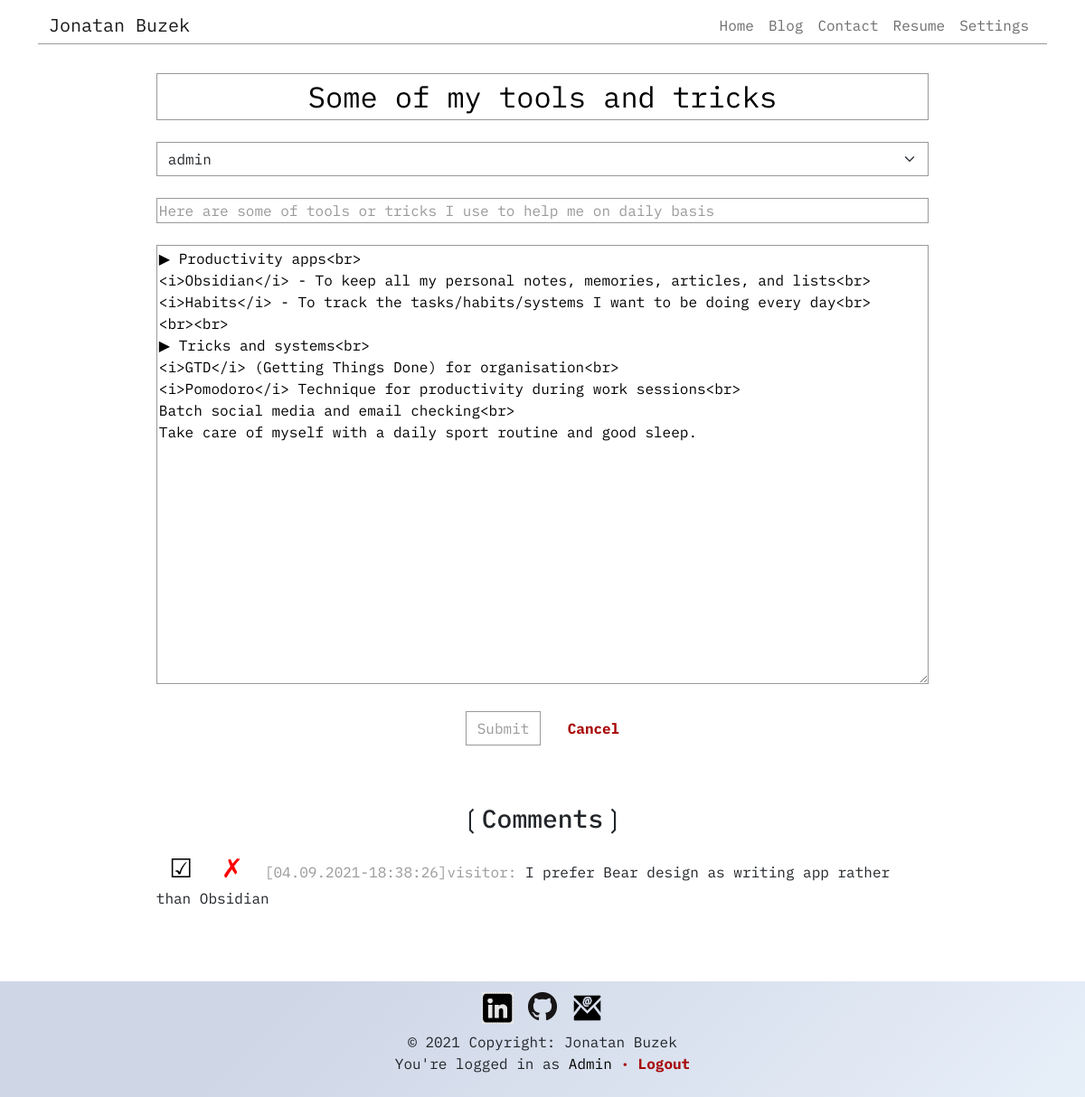
Screenshot of /index.php?action=post-edit-5 (signed in) with the database file from the repository.
### tables this page shows
CREATE TABLE `posts` (
  `id` int(11) NOT NULL,
  `created_date` datetime NOT NULL,
  `updated_date` datetime DEFAULT NULL,
  `fk_author` int(11) NOT NULL,
  `title` varchar(255) NOT NULL,
  `header` text NOT NULL,
  `content` text NOT NULL
);

CREATE TABLE `comments` (
  `id` int(11) NOT NULL,
  `created_date` datetime NOT NULL,
  `fk_author` int(11) NOT NULL,
  `fk_post` int(11) NOT NULL,
  `verified` tinyint(4) NOT NULL DEFAULT 0,
  `content` text NOT NULL
);

CREATE TABLE `users` (
  `id` int(11) NOT NULL,
  `username` varchar(255) NOT NULL,
  `password` varchar(255) NOT NULL,
  `email` varchar(255) NOT NULL,
  `user_type` varchar(20) NOT NULL DEFAULT 'visitor'
);

### public/index.php (called while the page is built, shortened)
<?php
require ROOT.'/Core/Security/Session.php';
$session = new Core\Security\Session();
if (filter_input(INPUT_GET, 'action')) {
    $action = explode('-', filter_input(INPUT_GET, 'action'));
} else {
    $action = 'homepage';
}
$app = new \App\App($action, $session);
$app->run();

### Core/Autoloader.php (called while the page is built, shortened)
<?php
class Autoloader {
    public function register() {
        spl_autoload_register(function ($class) {
            $class = str_replace('\\', '/', $class);
        });
    }
}

### App/Model/PostManager.php (called while the page is built, shortened)
<?php
class PostManager
{
    protected $pdo;
    public function __construct($pdo) {
        $this->pdo = $pdo;
    }
    public function fetch($postId) {
        $sql = 'SELECT id postId, DATE_FORMAT(updated_date, "%d.%m.%Y") updatedDate, fk_author fkAuthor, title, header, content FROM posts WHERE id = :id';
        $query = $this->pdo->prepare($sql);
        $query->bindValue('id', $postId, \PDO::PARAM_INT);
        $query->execute();
        $result = $query->fetchObject('App\Entity\Post');
        if ($result) {
            return $result;
        } else {
            return -1;
        }
    }
}

### App/Entity/Post.php (called while the page is built, shortened)
<?php
class Post
{
    protected $postId;
    protected $fkAuthor;
    protected $title;
    protected $header;
    protected $content;
    public function getId(): int
    {
        return $this->postId;
    }
    public function getFkAuthor()
    {
        return $this->fkAuthor;
    }
    public function getTitle(): string
    {
        return $this->title;
    }
    public function getHeader(): string
    {
        return $this->header;
    }
    public function getContent(): string
    {
        return $this->content;
    }
}

### App/Model/UserManager.php (called while the page is built, shortened)
<?php
class UserManager {
    protected $pdo;
    public function __construct($pdo) {
            $this->pdo = $pdo;
    }
    public function fetch(User $user) {
        $sql = 'SELECT id userId, username, password, email, user_type FROM users WHERE id = :id OR username = :username';
        $query = $this->pdo->prepare($sql);
        $query->bindValue(':id', $user->getId(), \PDO::PARAM_INT);
        $query->bindValue(':username', $user->getUsername());
        $query->execute();
        $result = $query->fetchObject('App\Entity\User');
        if ($result) {
            return $result;
        } else {
            return -1;
        }
    }
    public function authorList() {
        $sql = 'SELECT id, username FROM users WHERE user_type = "admin" ORDER BY username';
        $query = $this->pdo->prepare($sql);
        $query->execute();
        $authors_list = $query->fetchAll();
        $authors = array();
        foreach ($authors_list as $author) {
            $authors[$author['id']] = $author['username'];
        }
        return $authors;
    }
}

### App/Entity/User.php (called while the page is built, shortened)
<?php
class User
{
    protected $userId;
    protected $username;
    public function getId()
    {
        return $this->userId;
    }
    public function setId(int $userId)
    {
        $this->userId = $userId;
    }
    public function getUsername()
    {
        return $this->username;
    }
}

### App/Model/CommentManager.php (called while the page is built, shortened)
<?php
class CommentManager
{
    protected $pdo;
    public function __construct($pdo) {
        $this->pdo = $pdo;
    }
    public function fetchAllFromPost($post) {
        $sql = 'SELECT id commentId, DATE_FORMAT(created_date, "%d.%m.%Y-%H:%i:%s") createdDate, fk_author fkAuthor, verified, content';
        $sql.= ' FROM comments WHERE fk_post = :post ORDER BY created_date';
        $query = $this->pdo->prepare($sql);
        $query->bindValue('post', $post, \PDO::PARAM_INT);
        $query->execute();
        $result = $query->fetchAll(\PDO::FETCH_CLASS, 'App\Entity\Comment');
        return $result;
    }
}

### App/Entity/Comment.php (called while the page is built, shortened)
<?php
class Comment
{
    protected $commentId;
    protected $createdDate;
    protected $fkAuthor;
    protected $author;
    protected $verified;
    protected $content;
    public function getId(): int
    {
        return $this->commentId;
    }
    public function getCreatedDate(): string
    {
        return $this->createdDate;
    }
    public function getFkAuthor(): int
    {
        return $this->fkAuthor;
    }
    public function getAuthor()
    {
        return $this->author;
    }
    public function setAuthor(object $author)
    {
        if ($author instanceof User) {
            $this->author = $author;
        }
    }
    public function getVerified(): int
    {
        return $this->verified;
    }
    public function getContent(): string
    {
        return $this->content;
    }
}

### Core/Security/Session.php (called while the page is built, shortened)
<?php
class Session
{
    private $session;
    public function __construct() {
        $this->session = (isset($_SESSION)) ? $_SESSION : null;
    }
    public function getSession($key) {
        return (isset($this->session[$key])?$this->session[$key]:null);
    }
}

### App/View/blog/edit.php (the view, shortened to what this page needs)
<form action="index.php?action=post-confirmEdit-<?= $post_data['post']->getId(); ?>" method="post">
    <div class="container">
        <p class="post_line_header mt-4 mb-4">
            <input class="post_input" type="text" id="post_input_title" name="title_input" value="<?= htmlspecialchars($post_data['post']->getTitle()); ?>" required="required">
        </p>
    </div>
    <div class="container">
        <p class="post_line_header">
            <select class="form-select" name="author_input" id="" required="required">
                <?php foreach ($authors as $authorId => $username) {
                    if ($authorId == $post_data['post']->getFkAuthor()) { ?>
                        <option value="<?= $authorId; ?>" selected="selected"><?= htmlspecialchars($username); ?></option>
                    <?php } else { ?>
                        <option value="<?= $authorId; ?>"><?= htmlspecialchars($username); ?></option>
                    <?php }
                    } ?>
            </select>
        </p>
        <p class="post_line_header mt-4">
            <input class="post_input" type="text" id="post_input_header" name="header_input" value="<?= htmlspecialchars($post_data['post']->getHeader()); ?>" required="required">
        </p>
        <p class="post_line_content mt-4">
            <textarea class="post_input" name="content_input"
                      rows="20" required="required"><?= $post_data['post']->getContent(); ?></textarea>
        </p>
        <div class="form_submit_div mt-4" id="post_form_submit_div">
            <div class="form_submit_sub_div">
                <button type="submit" class="submit_form_btn btn btn-primary">Submit</button>
            </div>
            <div class="form_submit_sub_div">
                <a class="cancel_link" href="index.php?action=post-index">Cancel</a>
            </div>
        </div>
    </div>
</form>
<div class="container comments_div">
    <h3 class="mt-3 mb-3">&#10098;Comments&#10099;</h3>
        <?php foreach ($post_data['comments'] as $comment) { ?>
            <p class="comments_line">
                <a href="index.php?action=comment-<?= ($comment->getVerified() === 1?'invalidate':'validate') . '-' . $comment->getId(); ?>" class="post_link_a post_link_edit">
                    <?= ($comment->getVerified() === 1?'&#9745;':'&#9744;'); ?>
                </a>
                <a href="#" onclick="alertMsg(<?= $comment->getId(); ?>, 'comment')" class="post_link_a post_link_delete" style="margin-right: 0.5em;">&#10007;</a>
                <span class="comment_infos"><?= '[' . $comment->getCreatedDate() . ']' . htmlspecialchars($comment->getAuthor()->getUsername()); ?>:</span>
                <?= htmlspecialchars($comment->getContent()); ?>
            </p>
    <?php } ?>
</div>
<?php
$page_body = ob_get_clean();
require ROOT . '/App/View/template.php';
?>

### App/View/template.php (shortened to what this page needs)
<!DOCTYPE html>
<html lang="en">
<head>
    <link href="https://cdn.jsdelivr.net/npm/bootstrap@5.0.0/dist/css/bootstrap.min.css" rel="stylesheet">
    <link href="css/style.css" rel="stylesheet" />
    <link rel="stylesheet" media="screen and (max-width: 768px)" href="css/style_768px.css" />
</head>
<body>
    <div class="container-sm" id="page_bloc">
        <nav class="navbar navbar-light navbar-expand-md bg-faded justify-content-center">
            <div class="container" id="navbar_container">
                <a href="index.php" class="navbar-brand d-flex w-50 me-auto">Jonatan Buzek</a>
                <div class="navbar-collapse collapse w-100" id="collapsingNavbar3">
                    <ul class="navbar-nav w-100 justify-content-end">
                        <li class="nav-item" id="navitem_home">
                            <a class="nav-link" href="index.php">Home</a>
                        </li>
                        <li class="nav-item">
                            <a class="nav-link" href="index.php?action=post-index">Blog</a>
                        </li>
                        <li class="nav-item">
                            <a class="nav-link" href="index.php?action=contact-form">Contact</a>
                        </li>
                        <li class="nav-item">
                            <a target="_blank" rel="noopener noreferrer" class="nav-link" href="media/CV_Jonatan_Buzek.pdf">Resume</a>
                        </li>
                        <?php if (isset($session) && $session->getSession('username') !== NULL) { ?>
                            <li class="nav-item">
                                <a class="nav-link" href="index.php?action=user-edit">Settings</a>
                            </li>
                        <?php } ?>
                    </ul>
                </div>
            </div>
        </nav>
        <div class="container">
            <?= $page_body; ?>
        </div>
        <div id="separator" style="font-size: 6em !important;">&nbsp;</div>
    </div>
    <footer class="text-center text-lg-start">
        <div class="text-center" id="footer_bloc">
            <div id="social_links_bloc">
                <div class="icon_img">
                    <a target="_blank" rel="noopener noreferrer" href="https://www.linkedin.com/in/jonatanbuzek/" title="linkedin">
                        <img src="media/icon/in.png">
                    </a>
                </div>
                <div class="icon_img">
                    <a target="_blank" rel="noopener noreferrer" href="https://github.com/jonatanocr" title="gitHub">
                        <img src="media/icon/GitHub-Mark-32px.png">
                    </a>
                </div>
                <div class="icon_img">
                    <a target="_blank" rel="noopener noreferrer" href="mailto:buzek.jonatan@gmail.com" title="buzek.jonatan@gmail.com">
                        <img src="media/icon/email.png">
                    </a>
                </div>
            </div>
            <div id="footer_txt">
            © 2021 Copyright: Jonatan Buzek
            <?php if (isset($session) && $session->getSession('username') !== NULL) { ?>
                <br>You're logged in as <span style="color: black">
                    <?= htmlspecialchars(ucfirst($session->getSession('username'))); ?>
                </span>
                <a href="index.php?action=user-logout" id="logout_link"> · Logout</a>
            <?php } else { ?>
                    <br>
                <a class="login_link" href="index.php?action=user-login">Login</a>
                <a class="login_link" href="index.php?action=user-register">Register</a>
            <?php }
            ?>
            </div>
        </div>
    </footer>
</body>
</html>

### public/css/style.css (style rules this page uses)
html { height: 100%; }
body { min-height: 100%; font-family: 'IBM Plex Mono', monospace; }
#page_bloc { margin-bottom: 4em; }
.nav-link, .login_link, #register_page_link { color: #6d6d6d !important; }
#logout_link, #delete_user_link, .cancel_link { color: #a80707; text-decoration: none; font-weight: bold; }
#navbar_container { border-bottom: 1px solid #999; }
footer { position: fixed; height: 8em; bottom: 0; left: 0; right: 0; margin-bottom: 0; }
#footer_bloc { padding: 2.5em 0 3.5em 0; height: 100%; display: flex; flex-direction: column; justify-content: center; align-items: center; background-color: #e7eff9; background-image: linear-gradient(315deg, #e7eff9 0%, #cfd6e6 74%); }
#social_links_bloc { display: flex; }
.icon_img { margin: 0.5em 0.5em 0.5em 0.5em !important; }
.post_link_a { text-decoration: none; font-size: 1.8em; }
.post_link_edit { color: black; margin-left: 0.5em; }
.post_link_delete { color: red; margin-left: 0.5em; }
h1, h3, .comments_separator { text-align: center; }
.post_line_header, .post_line_content { margin-left: 10%; margin-right: 10%; }
.post_line_header { margin-bottom: 0; color: #999; }
.comments_div { margin-top: 4em; padding-bottom: 3em; }
.comments_line { margin-left: 10%; margin-right: 10%; }
.comment_infos, .comments_symbol { color: #999; }
.post_input { width: 100%; }
#post_input_title { text-align: center; font-size: 2em; }
#post_input_header { color: #999; }
#post_form_submit_div { margin: auto; max-width: 200px; }
.form-control, .form-select { border-radius: 0; }
.form-control, textarea, .post_input, .form-select { border: 1px solid #999 !important; }
.submit_form_btn { margin: auto; background-color: transparent; border: 1px solid #999; border-radius: 0; color: #999; }
.form_submit_div { display: flex; justify-content: space-around; align-items: center; }
.form_submit_sub_div { vertical-align: center; }

### public/css/style_768px.css (style rules this page uses)
#separator { font-size: 0.5em; }
footer { height: 4em; }
#social_links_bloc { display: none; }
.blog_line_title, .blog_line_description, .blog_line_add, .post_line_header, .post_line_content, .comments_line { margin-left: 0 !important; margin-right: 0 !important; }
.post_line_header, .post_line_content, .comments_line, form { max-width: 100% !important; }
footer { height: 5em !important; }
#footer_bloc { padding: 2.5em 0 3.5em 0 !important; }

### rows the page displays
posts: title_input "Some of my tools and tricks", header_input "Here are some of tools or tricks I use to help me on daily basis", content_input "▶ Productivity apps<br> <i>Obsidian</i> - To keep all my personal notes, memories, articles, and lists<br> <i>Habits</i> - To track the tasks/habits/systems I want to be doing every day<br> <br><br> ▶ Tricks and systems<br> <i>GTD</i> (Getting Things Done) for organisation<br> <i>Pomodoro</i> Technique for productivity during work sessions<br> Batch social media and email checking<br> Take care of myself with a daily sport routine and good sleep."
comments: CreatedDate "04.09.2021-18:38:26", fk_author.username "visitor", content "I prefer Bear design as writing app rather than Obsidian"
users: username "Admin"

### other values shown
form field author_input "admin"
